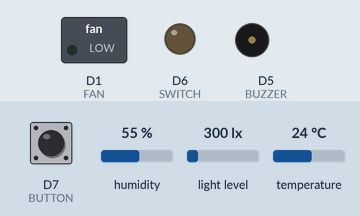
The sketch below on a simulated ESP8266 (NodeMCU). On the bench: switched loads named in the sketch (green lamp = pin HIGH), output pins drawn as LEDs (lit = HIGH), buzzer (waves = sounding, pin HIGH). The inputs (shaded band) are chosen by the test bench; at power-on: D7 (BUTTON) LOW, light level 300 lx, humidity 55 %, temperature 24 °C. WiFi joins after 1.5 s; servers stay silent unless stated; uploads are accepted with an empty reply; what the sketch prints to the serial monitor is not drawn.

Above: at 3.7 s.
3.8 s: D7 (BUTTON) pulled HIGH for 3 s
13.4 s: light level set to 278 lx
At 14.3 s:
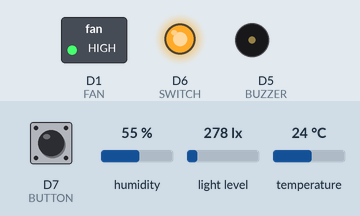
20.0 s: light level set to 500 lx
At 23.0 s:
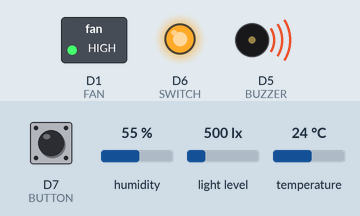
31.7 s: light level set to 40 lx
At 35.1 s:
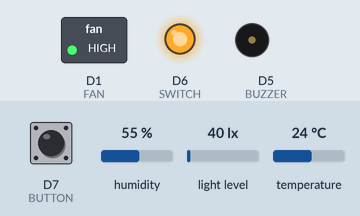
38.3 s: light level set to 1000 lx
At 41.2 s:
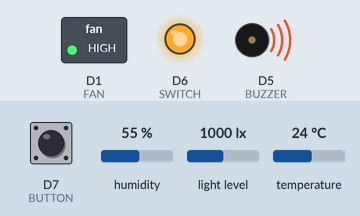
50.0 s: D7 (BUTTON) pulled HIGH for 3 s
Timing chart, 0 to 59.7 s (numbered marks = the images above; inputs shaded):
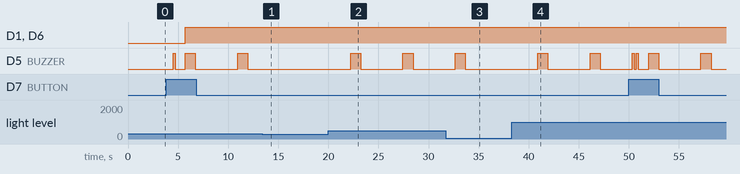

The sketch:

mushroomCultivation.ino
```cpp
#include <Wire.h>
#include <BH1750.h>

#include "DHT.h"

#include <ESP8266WiFi.h>
#include <ESP8266WebServer.h>
#include <ESP8266HTTPClient.h>

#define DHTPIN 4     // Digital pin connected to the DHT sensor
#define DHTTYPE DHT11   // DHT 11

DHT dht(DHTPIN, DHTTYPE);

BH1750 lightMeter(0x23);


//*************************WIFI*******************************************
const char *ssid = "Ariful"; //ENTER YOUR WIFI SETTINGS
const char *password = "ninanur01";
//************************************************************************

String postData ; // post array that will be send to the website
String link = "http://192.168.31.93/test/"; //computer IP or the server domain | Go to cmd & run "ipconfig" command and get your IP from  "IPv4 Address" section and use it here
//************************************************************************

int count = 0;//cultivation mode count


//######******************#**********Start: Parameters**********#******************######

//Ref: IOP Conf. Series: Journal of Physics: Conf. Series 1019 (2018) 012053 doi :10.1088/1742-6596/1019/1/012053

int lightHigh = 300; //unit lux [BUZZ Alert]
int lightLow = 50; //unit lux [BUZZ Alert]

int tempHigh = 29;//unit oC [FAN]
int tempLow = 26;//unit oC [FAN]

int humidityHigh = 90;//unit % RH [AirPump]
int humidityLow = 80;//unit % RH [AirPump]


//######******************#**********End: Parameters**********#******************######

void setup(){

  Serial.begin(115200);

  pinMode(D5, OUTPUT); //BUZZER
  pinMode(D6, OUTPUT); //SWITCH
  pinMode(D1, OUTPUT); //FAN
  pinMode(D7, INPUT); //BUTTON
  //#################DHT11--Start--####################################
  Serial.println(F("DHTxx test!"));
  dht.begin();
  //#################DHT11--End--####################################


  //#################LIGHT--Start--####################################
  Wire.begin(D3, D4);//LightPin
  // begin returns a boolean that can be used to detect setup problems.
  if (lightMeter.begin(BH1750::CONTINUOUS_HIGH_RES_MODE)) {
    Serial.println(F("BH1750 Advanced begin"));
  }
  else {
    Serial.println(F("Error initialising BH1750"));
  }
  //#################LIGHT--End--####################################

  //---------------------------------------------

    connectToWiFi();

  //---------------------------------------------
}


void loop() {

  // Wait a few seconds between measurements.
  delay(2000);
  //#################LIGHT--Start--####################################

  float lux = lightMeter.readLightLevel();

  //#################LIGHT--End--####################################


  //check if there's a connection to WiFi or not
    if(WiFi.status() != WL_CONNECTED){
    connectToWiFi();
    }
  //---------------------------------------------


  cultivationMode();


  //#################DHT11--Start--##################################
  // Reading temperature or humidity takes about 250 milliseconds!
  // Sensor readings may also be up to 2 seconds 'old' (its a very slow sensor)
  float h = dht.readHumidity();
  // Read temperature as Celsius (the default)
  float t = dht.readTemperature();
  // Read temperature as Fahrenheit (isFahrenheit = true)
  float f = dht.readTemperature(true);

  // Check if any reads failed and exit early (to try again).
  if (isnan(h) || isnan(t) || isnan(f)) {
    Serial.println(F("Failed to read from DHT sensor!"));
    return;
  }
  // Compute heat index in Fahrenheit (the default)
  float hif = dht.computeHeatIndex(f, h);
  // Compute heat index in Celsius (isFahreheit = false)
  float hic = dht.computeHeatIndex(t, h, false);

  //#################DHT11--End--####################################


  //#################PrintCONSOLE--START--####################################

  Serial.print(F("\nHumidity: "));
  Serial.print(h);
  Serial.print(F("%  Temperature: "));
  Serial.print(t);
  Serial.print(F("°C "));
  Serial.print(f);
  Serial.print(F("°F "));
  Serial.print("  Light: ");
  Serial.print(lux);
  Serial.println(" lx");
  delay(1000);
  Serial.print("index: ");
  Serial.print(hic);
  Serial.print(F("°C "));
  Serial.print(hif);
  Serial.println(F("°F "));
  Serial.print(lux);
  Serial.println(F("lx "));

  //#################PrintCONSOLE--End--####################################

  //#################sendParametersToMainLogicFunction--Start--####################################
  mainLogic(t,h,lux);
  //#################sendParametersToMainLogicFunction--Start--####################################


  //#################Buzz--Start--####################################
  if(lux >= 300){

      //digitalWrite(D6, HIGH);    // switch on
      //digitalWrite(D1, HIGH);    // switch on

      digitalWrite(D5, HIGH);   // buzz & switch on
      delay(1000);              // wait for a second
      digitalWrite(D5, LOW);    // buzz & switch off

      SendLightAlert();
  }
  else{
    //digitalWrite(D6, LOW);    // switch off
    //digitalWrite(D1, LOW);    // switch off
  }

  //#################Buzz--End--####################################
  //digitalWrite(D6, LOW);    // switch on
  //delay(500);
  //digitalWrite(D6, HIGH);    // switch off
  //delay(500);
}

//********************Start: MainLogic******************

void updateParam(){

  //Ref:  https://improvemushroomcultivation.com/12-important-growing-factors-mushroom-farming

  /*
    lightLow = ;
    lightHigh = ;
  */

  if(count == 0){

    Serial.print("Default");

    tempLow = 26;
    tempHigh = 29;

    humidityLow = 80;
    humidityHigh = 90;

  }else if(count == 1){
    //*Yellow Oyster
    //temp:21-29|hum:90-95
    Serial.print("*Yellow Oyster");

    tempLow = 21;
    tempHigh = 29;

    humidityLow = 90;
    humidityHigh = 95;

  }else if(count == 2){
    //*Tree Oyster
    //temp:10-21|hum:80-85
    Serial.print("*Tree Oyster");

    tempLow = 10;
    tempHigh = 21;

    humidityLow = 80;
    humidityHigh = 85;

  }else{
    //*Indian Oyster
    //temp:18-24|hum:85-90
     Serial.print("*Indian Oyster");

    tempLow = 18;
    tempHigh = 24;

    humidityLow = 85;
    humidityHigh = 90;

  }

}

void mainLogic(float temp,float humi,float lx){

  updateParam();

  if(temp > tempHigh && humi > humidityHigh){

    digitalWrite(D6, LOW);    // switch off
    digitalWrite(D1, HIGH);   // switch on

  }else if(temp > tempHigh && humi < humidityLow){

    digitalWrite(D6, HIGH);    // switch on
    digitalWrite(D1, HIGH);   // switch on
  }else if(temp < tempLow && humi > humidityLow){

    digitalWrite(D6, LOW);    // switch off
    digitalWrite(D1, HIGH);   // switch off
  }else if(humi < humidityLow){

    digitalWrite(D6, HIGH);    // switch on
    digitalWrite(D1, HIGH);   // switch on
  }else if(humi > humidityHigh){

    digitalWrite(D6, LOW);    // switch off
    digitalWrite(D1, HIGH);   // switch on
  }else if(temp > tempHigh){

    digitalWrite(D6, LOW);    // switch off
    digitalWrite(D1, HIGH);   // switch on
  }
  else{
    digitalWrite(D6, LOW);    // switch off
    digitalWrite(D1, LOW);    // switch off
  }

}

//********************End: MainLogic******************

//********************connect to the WiFi******************
void connectToWiFi(){
  WiFi.mode(WIFI_OFF); //Prevents reconnection issue (taking too long to connect)
  delay(1000);
  WiFi.mode(WIFI_STA);
  Serial.print("Connecting to ");
  Serial.println(ssid);
  WiFi.begin(ssid, password);

  while (WiFi.status() != WL_CONNECTED) {
  delay(500);
  Serial.print(".");
  }

  Serial.println("");
  Serial.println("Connected");

  Serial.print(F("Connected \n"));

  Serial.print("IP address: ");
  Serial.println(WiFi.localIP()); //IP address assigned to your ESP

}

//************send the Lifgt_Status to the web API*************
void SendLightAlert(){

  HTTPClient http; //Declare object of class HTTPClient
  //Post Data
  postData = "light_status=true"; // JSON
  // Post methode

  http.begin(link); //initiate HTTP request, put your Website URL or Your Computer IP
  http.addHeader("Content-Type", "application/x-www-form-urlencoded"); //Specify content-type header

  int httpCode = http.POST(postData); //Send the request
  String payload = http.getString(); //Get the response payload

  Serial.println(httpCode); //Print HTTP return code
  Serial.println("API Response: ");
  Serial.println(payload); //Print request response payload
  Serial.println("API Request: ");
  Serial.println(postData); //Post Data

  delay(1000);

  postData = "";
  http.end(); //Close connection
}

void cultivationMode(){

  if(digitalRead(D7)==HIGH){
    count++;
    if(count == 1){
      digitalWrite(D5, HIGH); //BUZZ
      delay(200);
      digitalWrite(D5, LOW); //BUZZ
    }
    else if(count == 2){
      digitalWrite(D5, HIGH); //BUZZ
      delay(200);
      digitalWrite(D5, LOW); //BUZZ
      delay(200);
      digitalWrite(D5, HIGH); //BUZZ
      delay(200);
      digitalWrite(D5, LOW); //BUZZ
    }
    else if(count == 3){
      digitalWrite(D5, HIGH); //BUZZ
      delay(200);
      digitalWrite(D5, LOW); //BUZZ
      delay(200);
      digitalWrite(D5, HIGH); //BUZZ
      delay(200);
      digitalWrite(D5, LOW); //BUZZ
      delay(200);
      digitalWrite(D5, HIGH); //BUZZ
      delay(200);
      digitalWrite(D5, LOW); //BUZZ
    }
    else{
      count = 0;
    }

  }
  else{
    digitalWrite(D5, LOW); //BUZZ
  }


}
```

Measured:
- the behaviour switches between 300 and 299 lx on light level (found by bisection; images 0 and 1)
- after the input at 13.4 s, D5 (BUZZER): stays LOW (without the input it goes to HIGH after 2.8 s)
- after the input at 20.0 s, D5 (BUZZER): alternates HIGH for 1.0 s and LOW for 4.2 s, starting after 2.2 s
- after the input at 31.7 s, D5 (BUZZER): goes on until 33.7 s, then stays LOW
- after the input at 38.3 s, D5 (BUZZER): alternates HIGH for 1.0 s and LOW for 4.2 s, starting after 2.6 s
